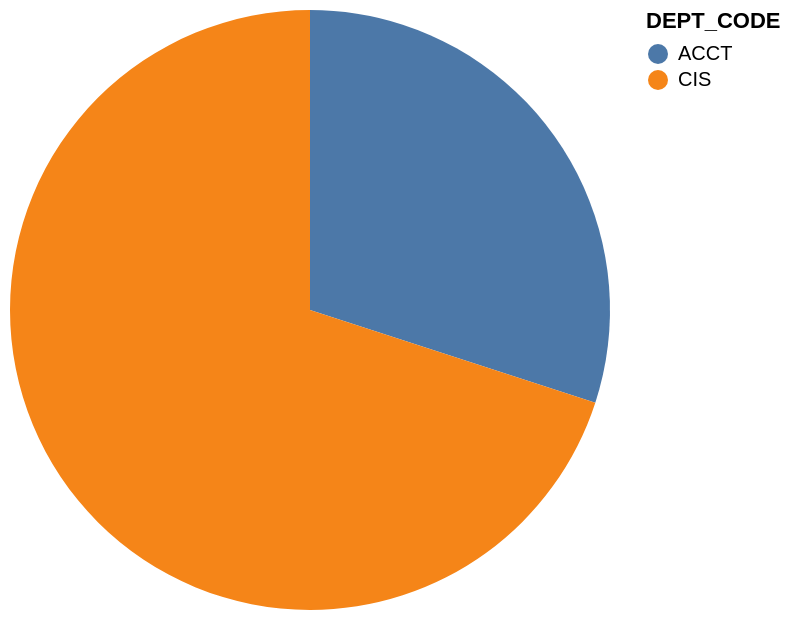

Vega-Lite specification for this chart:
### Vega-Lite specification from a JSON file in a GitHub repository (floating-point values rounded to 4 significant figures)
{"data": {"values": [{"x_data": "ACCT", "y_data": 6}, {"x_data": "CIS", "y_data": 14}]}, "mark": "arc", "encoding": {"theta": {"field": "y_data", "type": "quantitative", "title": "sum(crs_credit)"}, "color": {"field": "x_data", "type": "nominal", "title": "DEPT_CODE"}}}
